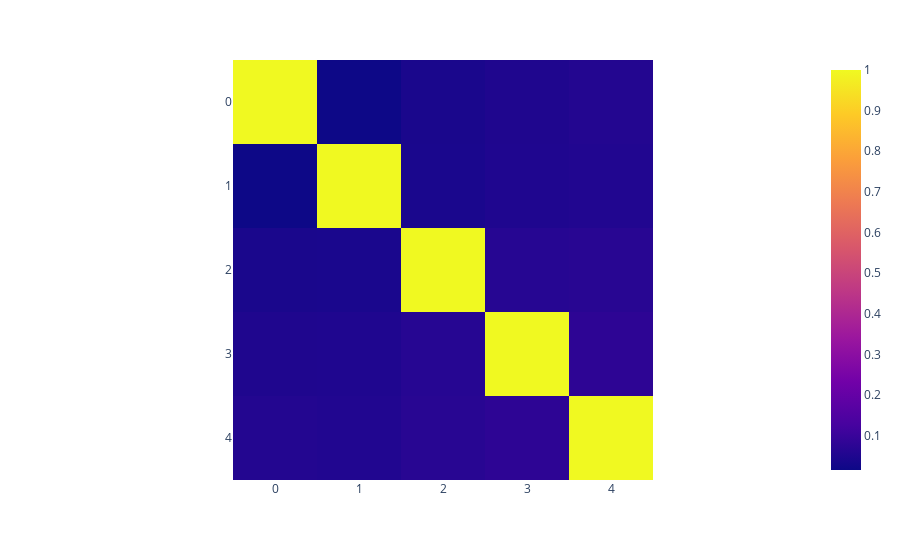

The code cell stored with this chart in its notebook:
### Markdown cell above
### MAC matrix calculation

### Code cell
# Calculate and plot the global MAC matrix
MAC = np.zeros((5, 5))
for i in range(5):
    for j in range(5):
        MAC[i, j] = (np.abs(Phi_id[:, i].conj().T @ Phi_id[:, j]))**2 / ((Phi_id[:, i].conj().T @ Phi_id[:, i]) * (Phi_id[:, j].conj().T @ Phi_id[:, j]))

# Plot the MAC matrix: Check if the off-diagonal elements are close to zero
fig = px.imshow(MAC)
fig.show()

### Figure 1 — Plotly figure (JSON) as saved in the notebook; plotly's stock layout.template omitted (floating-point values rounded to 4 significant figures)
{"data": [{"coloraxis": "coloraxis", "hovertemplate": "x: %{x}<br>y: %{y}<br>color: %{z}<extra></extra>", "name": "0", "type": "heatmap", "xaxis": "x", "yaxis": "y", "z": [[1.0, 0.01528, 0.03965, 0.04942, 0.05712], [0.01528, 1.0, 0.04083, 0.04974, 0.05445], [0.03965, 0.04083, 1.0, 0.06383, 0.06653], [0.04942, 0.04974, 0.06383, 1.0, 0.07581], [0.05712, 0.05445, 0.06653, 0.07581, 1.0]]}], "layout": {"coloraxis": {"colorscale": [[0, "#0d0887"], [0.1111, "#46039f"], [0.2222, "#7201a8"], [0.3333, "#9c179e"], [0.4444, "#bd3786"], [0.5556, "#d8576b"], [0.6667, "#ed7953"], [0.7778, "#fb9f3a"], [0.8889, "#fdca26"], [1, "#f0f921"]]}, "margin": {"t": 60}, "xaxis": {"anchor": "y", "constrain": "domain", "domain": [0, 1], "scaleanchor": "y"}, "yaxis": {"anchor": "x", "autorange": "reversed", "constrain": "domain", "domain": [0, 1]}}}
